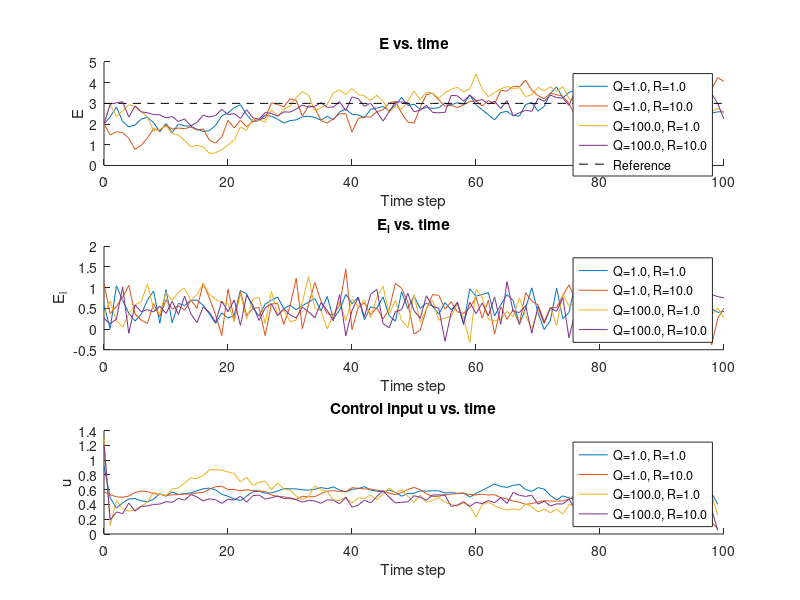

MATLAB code to generate this figure:
function LQT_with_disturbance_observer_multiQR()
    % Augmented system
    A = [1 -1; 0 1];
    B = [1; 0];
    C = [1 0];

    % Design observer
    desired_poles = [0.9, 0.9];  % place observer poles inside unit circle
    L = acker(A', C', desired_poles)';          % transpose for correct dimensions

    % Parameters
    Q_values = [1, 100];      % Different tracking costs
    R_values = [1, 10];      % Different control efforts
    P = 1;                        % Terminal cost
    N = 100;                       % Horizon
    ref = 3 * ones(1, N+1);       % Constant reference

    % Colors for plotting
    colors = lines(length(Q_values) * length(R_values));
    figure; 

    % Create subplots for all three plots
    subplot(3,1,1); hold on; title('E vs. time'); ylabel('E');
    subplot(3,1,2); hold on; title('E_l vs. time'); ylabel('E_l');
    subplot(3,1,3); hold on; title('Control input u vs. time'); ylabel('u');

    for i = 1:length(Q_values)
        for j = 1:length(R_values)
            Q = Q_values(i);
            R = R_values(j);
            label = sprintf('Q=%.1f, R=%.1f', Q, R);
            color_idx = (i - 1) * length(R_values) + j;

            % Backward recursion for LQT gains
            S = zeros(2,2,N+1);
            v = zeros(2,N+1);
            K = zeros(1,2,N);
            Kv = zeros(1,2,N);
            S(:,:,N+1) = C'*P*C;
            v(:,N+1) = C'*P*ref(N+1);

            for k = N:-1:1
                Sk1 = S(:,:,k+1);
                K(:,:,k) = (B'*Sk1*B + R)\(B'*Sk1*A);
                Kv(:,:,k) = (B'*Sk1*B + R)\B';
                Abar = A - B*K(:,:,k);
                S(:,:,k) = A'*Sk1*Abar + C'*Q*C;
                v(:,k) = Abar'*v(:,k+1) + C'*Q*ref(k);
            end

            % Simulation
            x_true = zeros(2, N+1);
            x_true(2,:) = 0.5+0.3*randn(1,N+1);
            x_hat  = zeros(2, N+1);
            y      = zeros(1, N+1);
            u      = zeros(1, N);

            x_true(1,1) = 2;
            x_hat(:,1)  = [2; 0.3];

            for k = 1:N
                u(k) = -K(:,:,k)*x_hat(:,k) + Kv(:,:,k)*v(:,k+1);
                x_true(1,k+1) = A(1,:)*x_true(:,k) + B(1)*u(k);
                
                % x_true(2,k+1) =0.5+ 0.3 * randn(1);
                y(k+1) = C*x_true(:,k+1);
                x_hat(:,k+1) = A*x_hat(:,k) + B*u(k) + L*(y(k+1) - C*x_hat(:,k));
            end

            subplot(3,1,1); plot(0:N, x_true(1,:), '-', 'DisplayName', label, 'Color', colors(color_idx,:));
            subplot(3,1,2); plot(0:N, x_true(2,:), '-', 'DisplayName', label, 'Color', colors(color_idx,:));
            subplot(3,1,3); plot(0:N-1, u, '-', 'DisplayName', label, 'Color', colors(color_idx,:));
        end
    end

    % Add reference line and legends
    subplot(3,1,1); plot(0:N, ref, 'k--', 'DisplayName', 'Reference');
    subplot(3,1,1); legend show; xlabel('Time step');
    
    subplot(3,1,2); legend show; xlabel('Time step');
    
    subplot(3,1,3); legend show; xlabel('Time step');
end
